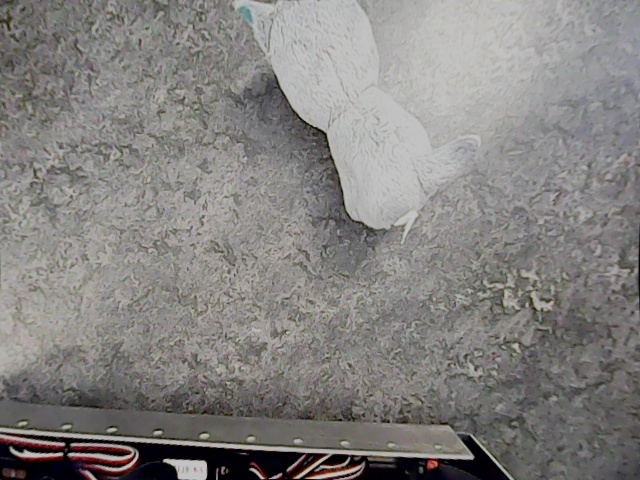
#> input picture src/object_detection/src/test_images/slush.jpg, 640 x 480 px, found by its file name
$ python test.py
#> lines starting #> are read from the running program, lines starting #| are printed output that depends on the picture; after the words box and inside, x2 and y2 are one past the last pixel; in counts of white or black regions, pixels touching at a corner belong together; long printed decimals are rounded
#!/usr/bin/env python3
import cv2 as cv
import numpy as np
import matplotlib.pyplot as plt

img = cv.imread(
    #"/home/dopey/dd2419_ws/src/object_detection/src/test_images/blue_cube.jpg", # Robot Computer
    "C:/KTH/Robotics Project course/Dopey-DD2419/src/object_detection/src/test_images/slush.jpg", # RC Computer
    cv.IMREAD_COLOR,
)
#> img is the input picture: shape (480, 640, 3); mean B, G, R 127.6, 130.1, 132
plt.imshow(img)
plt.title("Original")
plt.show()
# Color Filter
############BACKGROUND COLORS FILTER############
# lower = np.array([67, 71, 70])
# upper = np.array([190, 190, 188])
lower = np.array([75, 74, 76])
upper = np.array([185, 185, 185])

mask = cv.inRange(img, lower, upper)
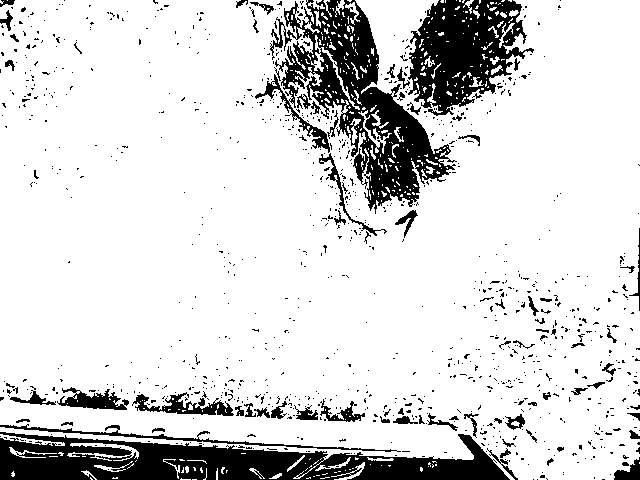
#> mask: shape (480, 640); 84.5% white; 1013 black regions (933 under 20 px), largest, box (x1, y1, x2, y2) and area: (0, 432, 510, 480) 14283, (255, 0, 457, 214) 13484, (408, 0, 534, 116) 8384
masked = cv.bitwise_and(img, img, mask=mask)
result = img - masked

plt.imshow(mask)
plt.title("Mask")
plt.show()
plt.imshow(masked)
plt.title("Masked")
plt.show()
# plt.imshow(result)
# plt.title("Result = Original - Masked")
# plt.show()

#Thresholding
_,thresholded = cv.threshold(masked, 80, 255, cv.THRESH_BINARY)
thresholded = cv.cvtColor(thresholded, cv.COLOR_BGR2GRAY)
#> thresholded: shape (480, 640)
_,thresholded = cv.threshold(thresholded, 122, 255, cv.THRESH_BINARY)
#> thresholded: shape (480, 640); 83.8% white; 1046 black regions (960 under 20 px), largest, box (x1, y1, x2, y2) and area: (0, 432, 510, 480) 14375, (246, 0, 457, 214) 13737, (408, 0, 534, 116) 8384

print(np.unique(thresholded))
#| [  0 255]
print(thresholded.shape)
#| (480, 640)
plt.imshow(thresholded)
plt.title("Thresholded")
plt.show()
# Use fillPoly() function and give input as
# image, end points, color of polygon
# Here color of polygon will be white
cut_img = thresholded.copy()
points = np.array([[0, 479], [0, 330], [450, 410], [540,479]])
cv.fillPoly(cut_img, pts=[points], color=(
    255
))
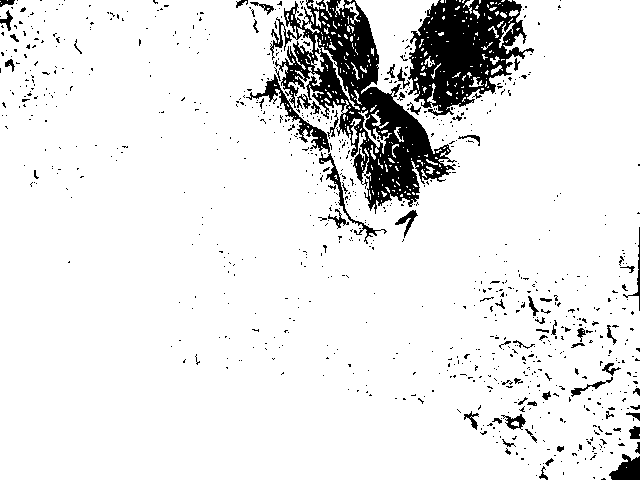
#> cut_img: shape (480, 640); 90.4% white; 847 black regions (780 under 20 px), largest, box (x1, y1, x2, y2) and area: (246, 0, 457, 214) 13737, (408, 0, 534, 116) 8384, (609, 454, 640, 480) 527
plt.imshow(cut_img)
plt.title("cut_img")
plt.show()

#!!!!!!!!!!!!!!!!!!!!!!!!!! NOTE: MAYBE BETTER TO OPEN FIRST CLOSE SECOND !!!!!!! CHECK IT!!!!!!!!!!!!!
close_first_open_second=False
if close_first_open_second:
    cut_img = cv.bitwise_not(cut_img)

#Morphological operations
closed = cv.morphologyEx(cut_img, cv.MORPH_CLOSE, np.ones((3,3), np.uint8), iterations=3)
#> closed: shape (480, 640); 96.5% white; 23 black regions, largest, box (x1, y1, x2, y2) and area: (424, 0, 500, 107) 4047, (359, 89, 431, 186) 2429, (352, 17, 374, 66) 739
plt.imshow(closed)
plt.title("Closed")
plt.show()
open = cv.morphologyEx(closed, cv.MORPH_OPEN, np.ones((4,4), np.uint8), iterations=3)
#> open: shape (480, 640); 95.9% white; 8 black regions, largest, box (x1, y1, x2, y2) and area: (323, 20, 434, 195) 6301, (414, 0, 509, 110) 5518, (614, 461, 640, 480) 319
plt.imshow(open)
plt.title("Closed and Opened")
plt.show()

#Cut the bottom of the image and make it white
final_img = open
if not close_first_open_second:
    final_img = cv.bitwise_not(final_img) #invert image because connectedComponentsWithStats assumes white as components


##############################################
######Technique #1 FIND THE BIGGEST BLOB######
##############################################

(numLabels, labels, stats, centroids) = cv.connectedComponentsWithStats(final_img.astype(np.uint8))
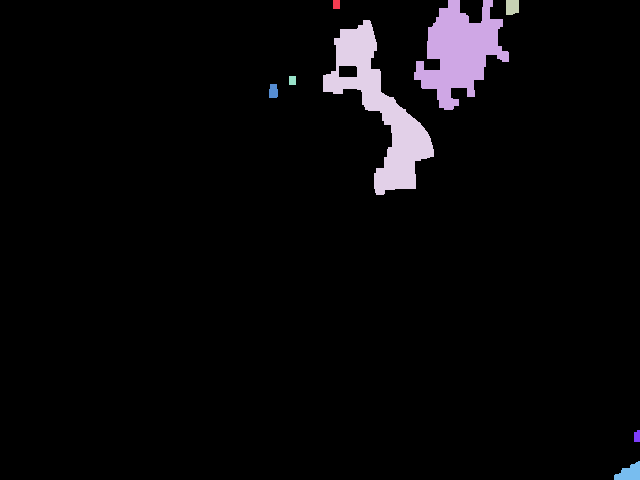
#> labels: shape (480, 640) int32; 9 distinct labels, from 0 to 8; one colour per label, 0 black
#> numLabels = 9; stats = [[0, 0, 640, 480, 294570], [333, 0, 7, 9, 63], [414, 0, 95, 110, 5518], [506, 0, 13, 15, 185], [323, 20, 111, 175, 6301], [289, 76, 7, 9, 63], [269, 84, 9, 14, 115], [634, 430, 6, 12, 66], [614, 461, 26, 19, 319]]; centroids = [[315.1, 245.8], [336, 4], [459, 51.42], [511.8, 6.64], [379.9, 108.9], [292, 80], [273, 90.83], [636.6, 436], [629.2, 472.6]]
print(numLabels)
#| 9
print(labels)
#> (printed output is left out)
print(stats)
#| [[     0      0    640    480 294570]
#|  [   333      0      7      9     63]
#|  [   414      0     95    110   5518]
#|  [   506      0     13     15    185]
#|  [   323     20    111    175   6301]
#|  [   289     76      7      9     63]
#> (further printed lines are left out)
print(centroids)
#| [[315.089 245.810]
#|  [336.           4.        ]
#|  [459.009   51.417]
#|  [511.789   6.643]
#|  [379.864 108.858]
#|  [292.          80.        ]
#> (further printed lines are left out)
max_blob_area = -1
max_blob = -1
(CxFinal,CyFinal,xFinal,yFinal,hFinal,wFinal) = (-1,-1,-1,-1,-1,-1)
# loop over the number of unique connected component labels
for i in range(1, numLabels):
    # if this is the first component then we examine the
    # *background* (typically we would just ignore this
    # component in our loop)
    if i == 0:
        text = "examining component {}/{} (background)".format(
        i + 1, numLabels)
    # otherwise, we are examining an actual connected component
    else:
        text = "examining component {}/{}".format( i + 1, numLabels)
    # print a status message update for the current connected
    # component
    print("[INFO] {}".format(text))
    # extract the connected component statistics and centroid for
    # the current label
    x = stats[i, cv.CC_STAT_LEFT]
    y = stats[i, cv.CC_STAT_TOP]
    w = stats[i, cv.CC_STAT_WIDTH]
    h = stats[i, cv.CC_STAT_HEIGHT]
    area = stats[i, cv.CC_STAT_AREA]
    (cX, cY) = centroids[i]
    if max_blob_area < area:
        max_blob_area = area
        max_blob = i
        (CxFinal,CyFinal,xFinal,yFinal,hFinal,wFinal) = (cX,cY,x,y,h,w)
    output = final_img.copy()
    cv.rectangle(output, (x, y), (x + w, y + h), (140, 140, 140), 3)
    cv.circle(output, (int(cX), int(cY)), 4, (140, 140, 140), -1)
    # connected component ID
    componentMask = (labels == i).astype("uint8") * 255
#> this loop made 8 passes
#> (text, x, y, w, h, area, cX, cY) on passes 1, 2, 4: ('examining component 2/9', 333, 0, 7, 9, 63, 336, 4), ('examining component 3/9', 414, 0, 95, 110, 5518, 459, 51.42), ('examining component 5/9', 323, 20, 111, 175, 6301, 379.9, 108.9)
#> (printed output is left out)
#> pass 1, `componentMask = (labels == i).astype("uint8") * 255`:
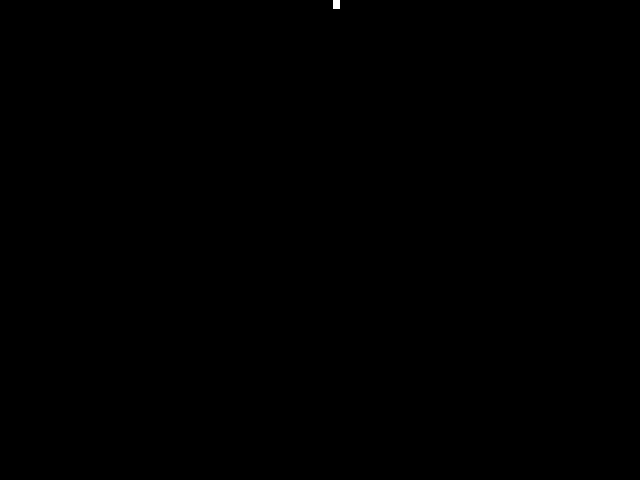
#> componentMask: shape (480, 640); 0.02% white; 1 white region, box (x1, y1, x2, y2) and area: (333, 0, 340, 9) 63
#> after the loop:
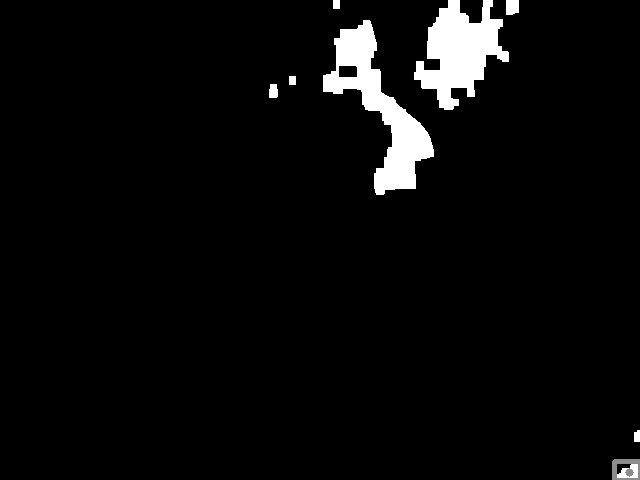
#> output: shape (480, 640); min 0, max 255, mean 10.5
#> after the loop, CxFinal = 379.9; CyFinal = 108.9; hFinal = 175; max_blob = 4; max_blob_area = 6301; wFinal = 111; xFinal = 323; yFinal = 20
    # [8 lines of commented-out code are left out]

print("center for max blob = " + str((CxFinal,CyFinal)) + " with area = " + str(max_blob_area))
#| center for max blob = (379.864, 108.858) with area = 6301
max_blob_img = (labels == max_blob).astype("uint8") * 255
#> max_blob_img: shape (480, 640); 2.1% white; 1 white region, box (x1, y1, x2, y2) and area: (323, 20, 434, 195) 6301
plt.imshow(max_blob_img)
plt.title("max_blob_img")
plt.show()


##############################################
# FIND THE LARGEST CONTOUR AND FIT AN ELLIPSE#
##############################################
# plt.imshow(final_img)
# plt.title("final_img")
# plt.show()
canny_output = cv.Canny(final_img, 100, 200)
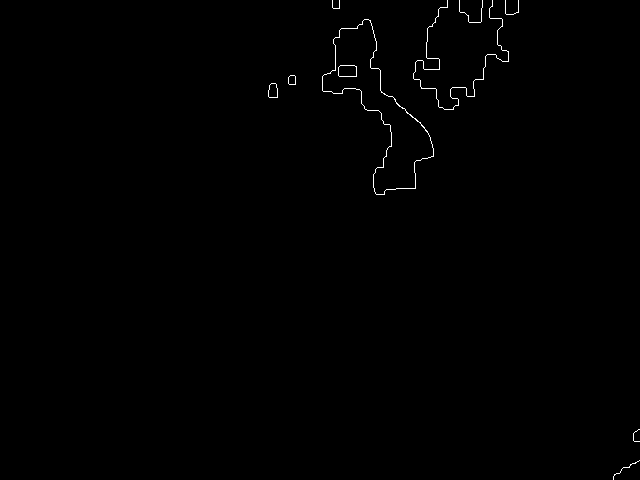
#> canny_output: shape (480, 640); 0.41% white in thin lines or dots, all inside (x1, y1, x2, y2) = (268, 0, 640, 480)
# plt.imshow(canny_output)
# plt.title("canny_output")
# plt.show()

contours, _ = cv.findContours(canny_output, cv.RETR_TREE, cv.CHAIN_APPROX_SIMPLE)
#> contours = 14 contours, 6 with area under 20; largest, box (x1, y1, x2, y2) and area: (322, 19, 434, 195) 6509, (322, 19, 434, 195) 6482, (338, 65, 357, 77) 194, (338, 65, 357, 77) 193, (268, 83, 278, 98) 112, (268, 83, 278, 98) 112, (288, 75, 296, 85) 60, (288, 75, 296, 85) 60
max_contour_area = -1
max_contour = -1
(cX_final,cY_final,short_axis_final,long_axis_final,angle_final) = (-1,-1,-1,-1,-1)
    # Find the rotated rectangles and ellipses for each contour
minEllipse = [None]*len(contours)
#> minEllipse = 14 items
print("countours found: "+str(len(contours)))
#| countours found: 14
minEllipse = [None]*len(contours)
for i, c in enumerate(contours):
    if c.shape[0] > 5:
        minEllipse[i] = cv.fitEllipse(c)
        center = minEllipse[i][0]
        cX = center[0]
        cY = center[1]
        size = minEllipse[i][1]
        short_axis = min(size)
        long_axis = max(size)
        area = np.pi*short_axis*long_axis

        print("area = "+str(area))
        if area > max_contour_area:
                max_contour_area = area
                max_contour = i
                angle = minEllipse[i][2]
                (cX_final,cY_final,short_axis_final,long_axis_final,angle_final) = (cX,cY,long_axis,short_axis,angle)
#> this loop made 14 passes
#> (cX, cY, short_axis, long_axis, area, max_contour_area, angle, cX_final) on passes 1, 2, 7: (624.9, 468.9, 4.81, 28.12, 424.9, 424.9, 55.74, 624.9), (640.1, 434.6, 11.46, 18.6, 669.7, 669.7, 61.69, 640.1), (377.7, 107.1, 81.93, 171.7, 44201.6, 44201.6, 160.1, 377.7)
#> (printed output is left out)
#> after the loop, angle = 160.1; angle_final = 160.1; cX_final = 377.7; cY_final = 107.1; long_axis_final = 81.93; max_contour = 6; max_contour_area = 44201.6; short_axis_final = 171.7
# Draw contours + rotated rects + ellipses

drawing = np.zeros((canny_output.shape[0], canny_output.shape[1], 3), dtype=np.uint8)
ellipse_color = (255,0,255)

for i, c in enumerate(contours):
    # contour
    cv.drawContours(drawing, contours, i, ellipse_color)
    # ellipse
    if c.shape[0] > 5:
        cv.ellipse(drawing, minEllipse[i], ellipse_color, 2)
        cv.circle(drawing, (int(cX), int(cY)), 4, ellipse_color, -1)
#> this loop made 14 passes


max_contour_img = np.zeros((canny_output.shape[0], canny_output.shape[1], 3), dtype=np.uint8)
cv.drawContours(max_contour_img, contours, max_contour, ellipse_color)
cv.ellipse(max_contour_img, minEllipse[max_contour], ellipse_color, 2)
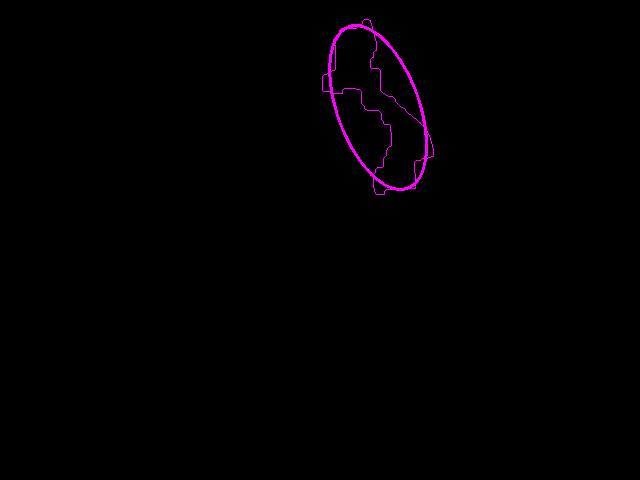
#> max_contour_img: shape (480, 640, 3); mean of channels 0, 1, 2 1.4, 0, 1.4; drawn as B, G, R
cv.circle(max_contour_img, (int(cX_final), int(cY_final)), 4, ellipse_color, -1)
#> max_contour_img: shape (480, 640, 3); 0.01% of pixels changed, all inside (x1, y1, x2, y2) = (373, 103, 382, 112)
plt.imshow(max_contour_img)
plt.title("max_contour_img")
plt.show()

$ run again, with src/object_detection/src/test_images/blue_cube.jpg copied over src/object_detection/src/test_images/slush.jpg
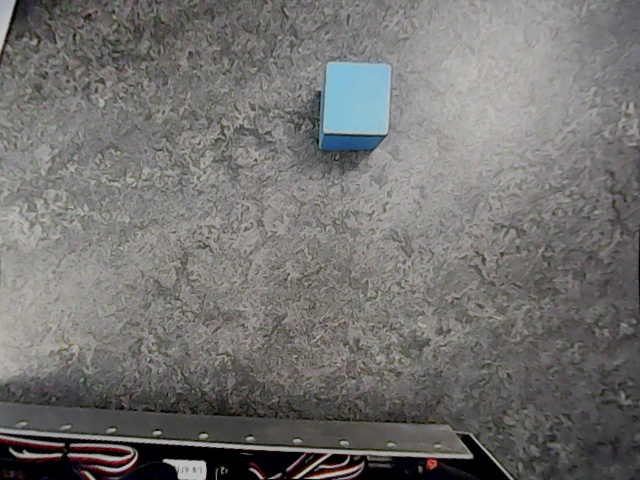
#> input picture src/object_detection/src/test_images/blue_cube.jpg, 640 x 480 px, found by its file name
#> img is the input picture: shape (480, 640, 3); mean B, G, R 111.5, 113.4, 114.6
#> `mask = cv.inRange(img, lower, upper)`:
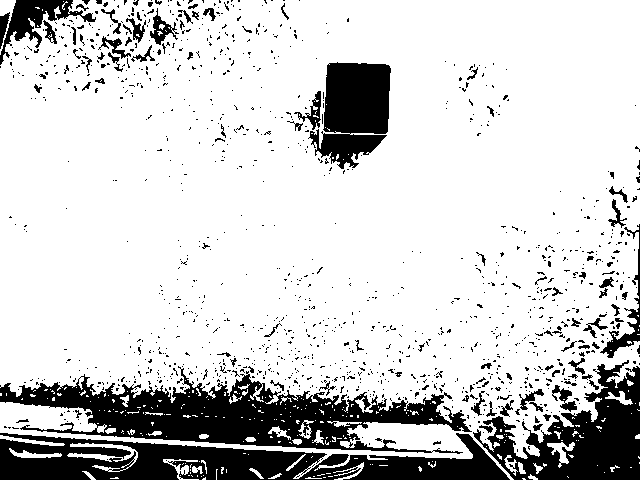
#> mask: shape (480, 640); 81.3% white; 1198 black regions (1101 under 20 px), largest, box (x1, y1, x2, y2) and area: (0, 366, 472, 454) 16575, (0, 433, 510, 480) 13974, (473, 360, 640, 480) 9031
#| [  0 255]
#| (480, 640)
#> cut_img: shape (480, 640); 90% white; 1105 black regions (1018 under 20 px), largest, box (x1, y1, x2, y2) and area: (477, 358, 640, 480) 10740, (294, 62, 391, 175) 6381, (0, 0, 97, 68) 2141
#> closed: shape (480, 640); 94.8% white; 19 black regions, largest, box (x1, y1, x2, y2) and area: (523, 364, 640, 480) 7577, (324, 63, 390, 134) 4386, (321, 134, 381, 163) 1174
#> open: shape (480, 640); 94.6% white; 10 black regions, largest, box (x1, y1, x2, y2) and area: (526, 367, 640, 480) 8163, (324, 66, 393, 166) 5694, (0, 0, 71, 41) 1707
#> labels: shape (480, 640) int32; 11 distinct labels, from 0 to 10
#> numLabels = 11; stats = [[0, 0, 640, 480, 290520], [0, 0, 71, 41, 1707], [157, 24, 8, 10, 80], [324, 66, 69, 100, 5694], [608, 282, 8, 7, 56], [608, 310, 32, 52, 503], [526, 367, 114, 113, 8163], [524, 396, 15, 12, 120], [476, 412, 7, 8, 56], [496, 419, 11, 13, 127], [503, 443, 15, 14, 174]]; centroids = [[311.8, 237.4], [32.07, 17.33], [160.5, 28.5], [357.9, 111.2], [611.5, 285], [624.9, 341.6], [597.3, 433.9], [531.1, 401.2], [479, 415.5], [501.1, 425.1], [510.6, 449]]
#| 11
#> (printed output is left out)
#| [[     0      0    640    480 290520]
#|  [     0      0     71     41   1707]
#|  [   157     24      8     10     80]
#|  [   324     66     69    100   5694]
#|  [   608    282      8      7     56]
#|  [   608    310     32     52    503]
#> (further printed lines are left out)
#| [[311.777 237.424]
#|  [ 32.067  17.326]
#|  [160.5         28.5       ]
#|  [357.914 111.173]
#|  [611.5        285.        ]
#|  [624.893 341.583]
#> (further printed lines are left out)
#> the loop `for i in range(1, numLabels):` made 10 passes
#> (text, x, y, w, h, area, cX, cY) on passes 1, 3, 6: ('examining component 2/11', 0, 0, 71, 41, 1707, 32.07, 17.33), ('examining component 4/11', 324, 66, 69, 100, 5694, 357.9, 111.2), ('examining component 7/11', 526, 367, 114, 113, 8163, 597.3, 433.9)
#> (printed output is left out)
#> after the loop `for i in range(1, numLabels):`: CxFinal = 597.3; CyFinal = 433.9; hFinal = 113; max_blob = 6; max_blob_area = 8163; wFinal = 114; xFinal = 526; yFinal = 367
#| center for max blob = (597.298, 433.886) with area = 8163
#> max_blob_img: shape (480, 640); 2.7% white; 1 white region, box (x1, y1, x2, y2) and area: (526, 367, 640, 480) 8163
#> canny_output: shape (480, 640); 0.39% white in thin lines or dots
#> contours = 20 contours, 4 with area under 20; largest, box (x1, y1, x2, y2) and area: (323, 65, 393, 166) 5708, (323, 65, 393, 166) 5696, (553, 445, 576, 461) 272, (553, 445, 576, 461) 272, (502, 442, 518, 457) 174
#> minEllipse = 20 items
#| countours found: 20
#> the loop `for i, c in enumerate(contours):` made 20 passes
#> (cX, cY, short_axis, long_axis, area, max_contour_area, angle, cX_final) on passes 1, 11, 15, 20: (567.7, 452.5, 14.76, 33.64, 1560, 1560, 100.9, 567.7), (572.2, 417.9, 51.32, 130.8, 21082.2, 21082.2, 41.68, 572.2), (357, 108.4, 74.72, 112.1, 26322.9, 26322.9, 13.68, 357), (-940, -1991.7, 240.9, 4450, 3368120.5, 3368120.5, 154.7, -940)
#> (printed output is left out)
#> after the loop `for i, c in enumerate(contours):`: angle = 154.7; cX_final = -940; cY_final = -1991.7; long_axis_final = 240.9; max_contour = 19; max_contour_area = 3368120.5; short_axis_final = 4450
#> the loop `for i, c in enumerate(contours):` made 20 passes
#> after the loop `for i, c in enumerate(contours):`:
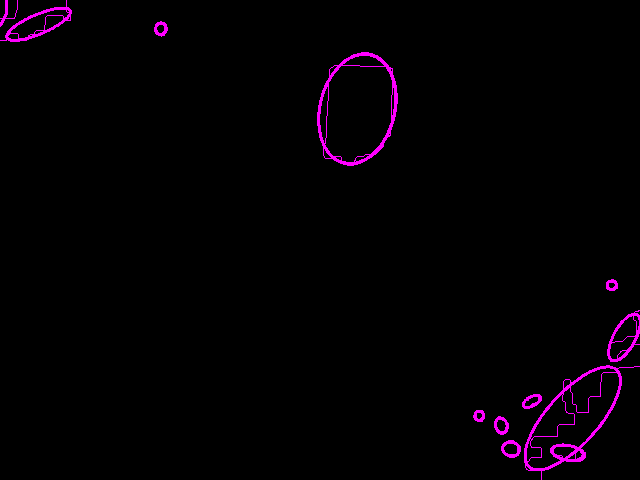
#> drawing: shape (480, 640, 3); mean of channels 0, 1, 2 3.7, 0, 3.7; drawn as B, G, R
